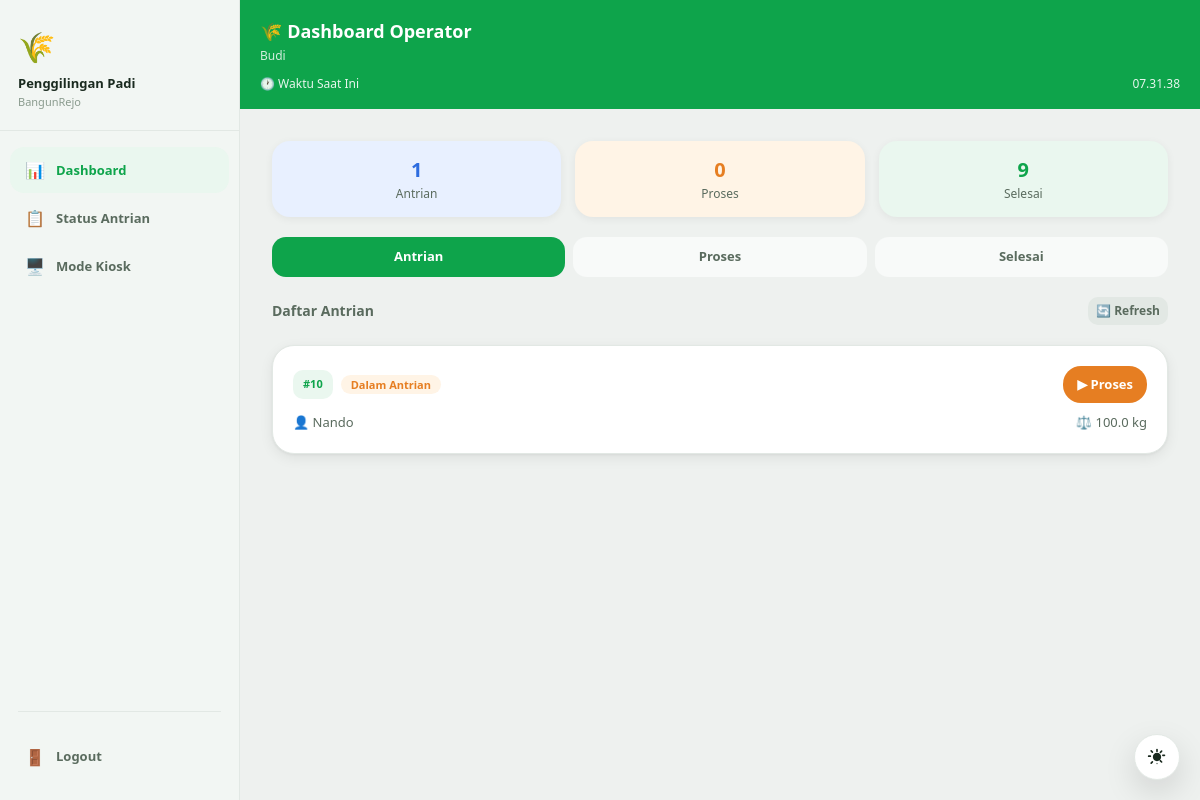
The page /operator.php (signed in) on the database as committed earlier.
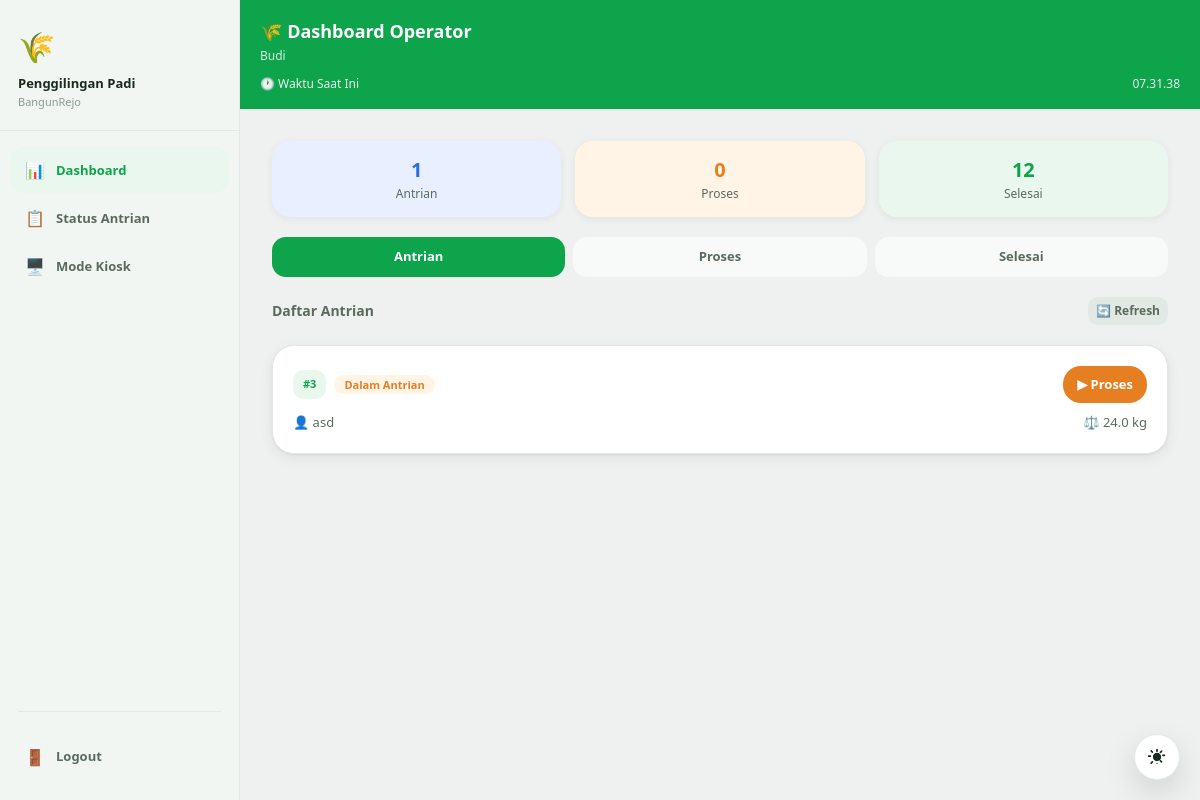
The same page on the database as committed later.
### tables this page shows
CREATE TABLE pesanan (
        id                  INTEGER PRIMARY KEY AUTOINCREMENT,
        order_id            TEXT UNIQUE NOT NULL,
        nomor_antrian       INTEGER NOT NULL,
        nama_pelanggan      TEXT NOT NULL,
        nomor_telepon       TEXT NOT NULL,
        berat_padi          REAL NOT NULL DEFAULT 0,
        harga_per_kg        REAL NOT NULL DEFAULT 500,
        total_bayar         REAL NOT NULL DEFAULT 0,
        metode_bayar        TEXT DEFAULT 'cash',
        status              TEXT DEFAULT 'antrian',
        hasil_beras         REAL DEFAULT 0,
        hasil_dedak         REAL DEFAULT 0,
        estimasi_selesai    TEXT DEFAULT '',
        estimasi_menit      INTEGER DEFAULT 0,
        waktu_pesan         DATETIME DEFAULT CURRENT_TIMESTAMP,
        waktu_proses        DATETIME,
        waktu_selesai       DATETIME,
        waktu_diambil       DATETIME
    );

### operator.php (the view, shortened to what this page needs)
<?php
$staff = $_SESSION['staff'];
$db    = getDB();
$tab   = $_GET['tab'] ?? 'antrian';
$antrian = $db->query("SELECT * FROM pesanan WHERE status = 'antrian' ORDER BY nomor_antrian ASC")->fetchAll(PDO::FETCH_ASSOC);
$proses  = $db->query("SELECT * FROM pesanan WHERE status = 'proses'  ORDER BY nomor_antrian ASC")->fetchAll(PDO::FETCH_ASSOC);
$selesai = $db->query("SELECT * FROM pesanan WHERE status IN ('selesai','diambil') ORDER BY waktu_selesai DESC LIMIT 20")->fetchAll(PDO::FETCH_ASSOC);
$jml_antrian = count($antrian);
$jml_proses  = count($proses);
$jml_selesai = count($selesai);
?>
<!DOCTYPE html>
<html lang="id">
<head>
    <link rel="stylesheet" href="css/base.css">
    <link rel="stylesheet" href="css/operator.css">
</head>
<body>
<div class="app-wrapper layout-sidebar">
    <nav class="sidebar">
        <div class="sidebar-brand">
            <div class="sidebar-logo">🌾</div>
            <div class="sidebar-name">Penggilingan Padi</div>
            <div class="sidebar-sub">BangunRejo</div>
        </div>
        <div class="sidebar-nav">
            <a href="operator.php" class="sidebar-link active">
                <span class="sidebar-icon">📊</span> Dashboard
            </a>
            <a href="status_antrian.php" class="sidebar-link">
                <span class="sidebar-icon">📋</span> Status Antrian
            </a>
            <a href="index.php" class="sidebar-link">
                <span class="sidebar-icon">🖥️</span> Mode Kiosk
            </a>
        </div>
        <div class="sidebar-sep"></div>
        <div class="sidebar-footer">
            <a href="logout.php" class="sidebar-link">
                <span class="sidebar-icon">🚪</span> Logout
            </a>
        </div>
    </nav>
    <div class="main-area">
    <div class="top-bar">
        <div class="topbar-row">
            <div>
                <h1>🌾 Dashboard Operator</h1>
                <div class="subtitle"><?= htmlspecialchars($staff['nama']) ?></div>
            </div>
        </div>
        <div class="waktu-display">
            <span>🕐 Waktu Saat Ini</span>
            <span id="jamSekarang"><?= date('H.i.s') ?></span>
        </div>
    </div>
    <div class="content">
        <div class="stat-grid">
            <div class="stat-card stat-blue">
                <div class="stat-num"><?= $jml_antrian ?></div>
                <div class="stat-label">Antrian</div>
            </div>
            <div class="stat-card stat-orange">
                <div class="stat-num"><?= $jml_proses ?></div>
                <div class="stat-label">Proses</div>
            </div>
            <div class="stat-card stat-green">
                <div class="stat-num"><?= $jml_selesai ?></div>
                <div class="stat-label">Selesai</div>
            </div>
        </div>
        <div class="tabs">
            <a href="?tab=antrian" class="tab <?= $tab === 'antrian' ? 'active' : '' ?>">Antrian</a>
            <a href="?tab=proses"  class="tab <?= $tab === 'proses'  ? 'active' : '' ?>">Proses</a>
            <a href="?tab=selesai" class="tab <?= $tab === 'selesai' ? 'active' : '' ?>">Selesai</a>
        </div>
        <div class="section-title">
            <?php
            if ($tab === 'antrian')     echo 'Daftar Antrian';
            elseif ($tab === 'proses')  echo 'Sedang Diproses';
            else                        echo 'Selesai';
            ?>
            <a href="operator.php?tab=<?= $tab ?>" class="refresh-btn-content">🔄 Refresh</a>
        </div>
        <?php if ($tab === 'antrian'): ?>
            <?php if (empty($antrian)): ?>
            <div class="empty-state card"><div class="empty-icon">📭</div><p>Tidak ada antrian</p></div>
            <?php else: ?>
            <?php foreach ($antrian as $item): ?>
            <div class="card operator-card">
                <div class="operator-card-header">
                    <div class="operator-card-header-left">
                        <div class="antrian-number-badge antrian-badge-sm">#<?= $item['nomor_antrian'] ?></div>
                        <span class="badge badge-antrian">Dalam Antrian</span>
                    </div>
                    <a href="proses_penggilingan.php?id=<?= $item['id'] ?>" class="btn btn-orange btn-sm">▶ Proses</a>
                </div>
                <div class="operator-card-body">
                    <div>👤 <?= htmlspecialchars($item['nama_pelanggan']) ?></div>
                    <div>⚖️ <?= number_format($item['berat_padi'], 1) ?> kg</div>
                </div>
            </div>
            <?php endforeach; ?>
            <?php endif; ?>
        <?php endif; ?>
    </div>
</div>
</body>
</html>

Rows that differ between the two databases and show on the page:
no longer on this page (row edited): pesanan: nomor_antrian "10", nama_pelanggan "Nando", berat_padi "100.0"
added pesanan: nomor_antrian "3", nama_pelanggan "asd", berat_padi "24.0"
Other text that changed with them:
$jml_selesai: "9" → "12"
